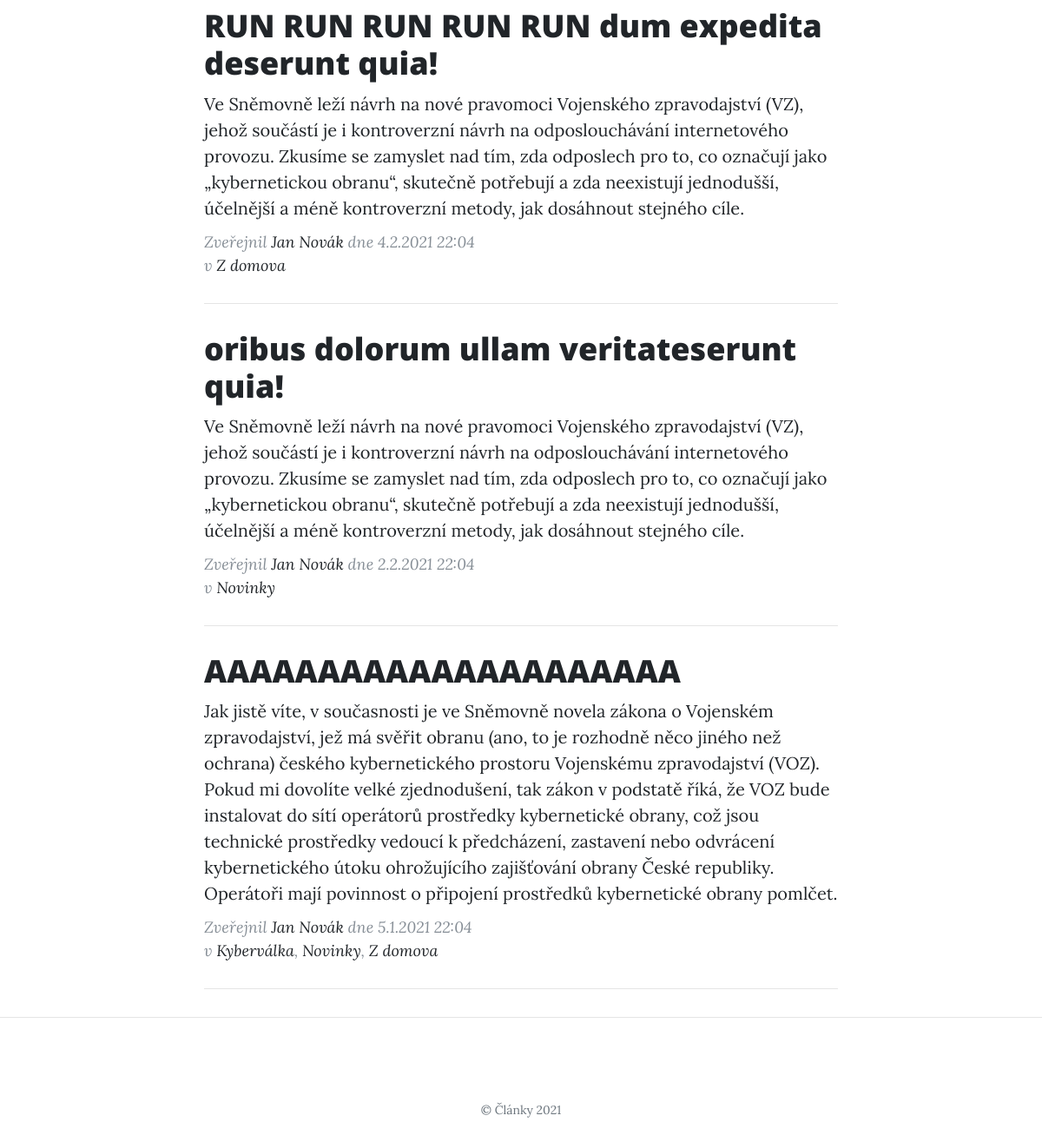
Before: / (lower part) with the older database file.
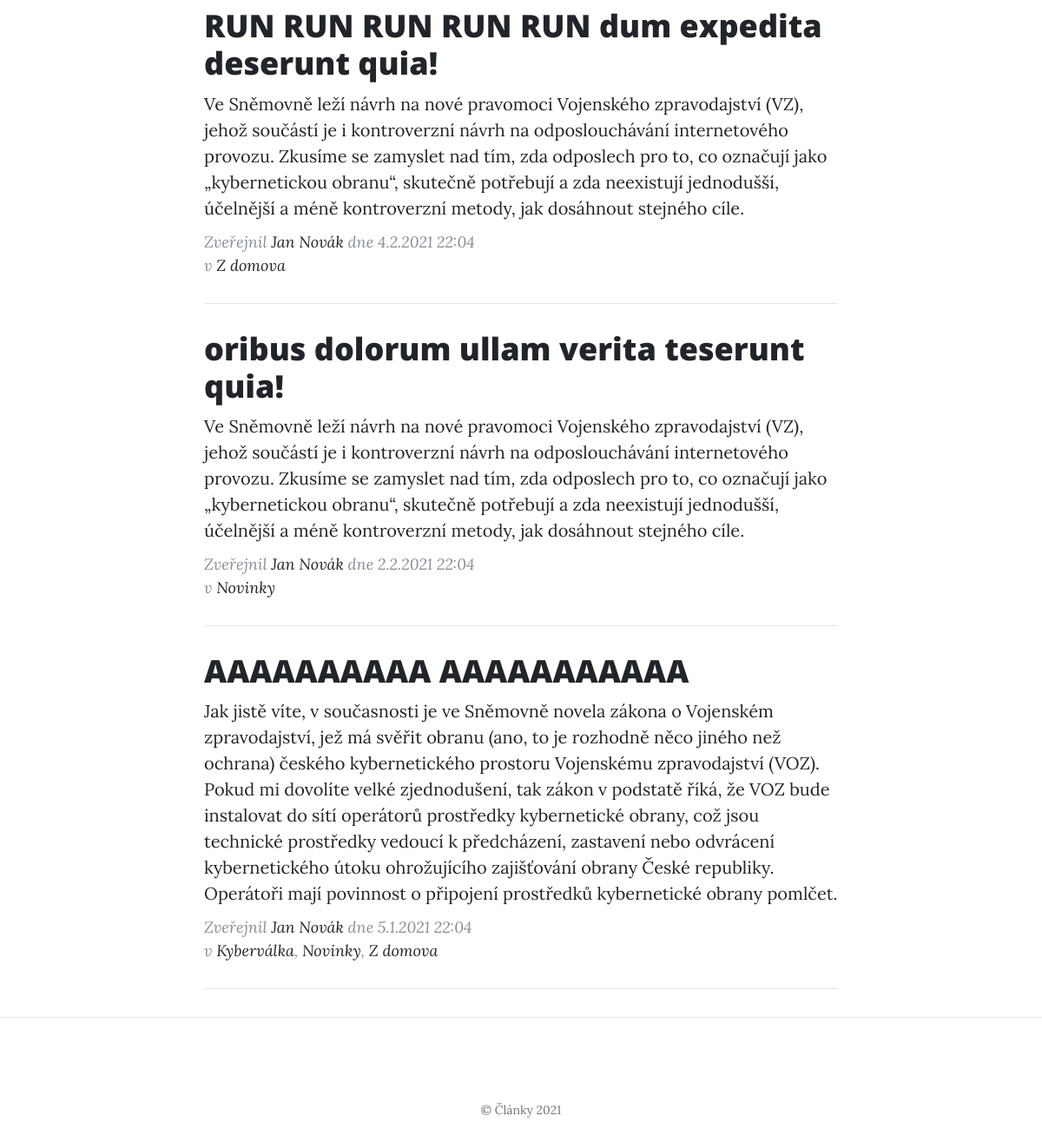
After: the same page with the newer database file.
### tables this page shows
CREATE TABLE `article` (
  `id` int(10) UNSIGNED NOT NULL,
  `user_id` int(10) UNSIGNED DEFAULT NULL,
  `title` varchar(150) NOT NULL,
  `perex` text NOT NULL,
  `text` text NOT NULL,
  `created_at` datetime NOT NULL DEFAULT current_timestamp(),
  `published` tinyint(1) NOT NULL DEFAULT 0
);

CREATE TABLE `user` (
  `id` int(10) UNSIGNED NOT NULL,
  `email` varchar(50) NOT NULL,
  `password` varchar(64) NOT NULL,
  `name` varchar(30) NOT NULL
);

### php/Application.php (called while the page is built, shortened)
<?php
class Application
{
    public static function loadModel($className)
    {
        $filename = "./php/model/" . $className . ".php";
    }
}

### php/model/Database.php (called while the page is built, shortened)
<?php
class Database
{
    private $conn;
    public function __construct()
    {
        $this->conn = new PDO(sprintf("mysql:host=%s;dbname=%s", self::HOST, self::DBNAME), self::USER, self::PASS, [
            PDO::ATTR_ERRMODE => PDO::ERRMODE_EXCEPTION
        ]);
        $this->conn->query("set names utf8");
    }
    public function select($sql, $params = [])
    {
        $stmt = $this->execute($sql, $params);
        return $stmt->fetchAll();
    }
    private function execute($sql, $params = [])
    {
        $stmt = $this->conn->prepare($sql);
        $stmt->execute($params);
        return $stmt;
    }
}

### index.php (called while the page is built, shortened)
<?php
require_once "./php/Application.php";
$db = new Database();
$ar = new ArticleRepository($db);
$articles = $ar->getArticlesLast5();
include "./php/templates/article_list.php";

### php/model/BaseRepository.php (called while the page is built, shortened)
<?php
abstract class BaseRepository
{
    public function __construct(Database $db)
    {
        $this->db = $db;
    }
}

### php/model/ArticleRepository.php (called while the page is built, shortened)
<?php
class ArticleRepository extends BaseRepository
{
    public function getArticlesLast5()
    {
        $sql = "
            select
                article.*,
                user.name as user_name
            from article
                left join user on article.user_id = user.id
            where published = 1
            order by created_at desc
            limit 5
        ";
        $articles = $this->db->select($sql);
        return $this->addCategories($articles);
    }
    private function addCategories($articles)
    {
        $cr = new CategoryRepository($this->db);
        foreach ($articles as $key => $article) {
            $articles[$key]["categories"] = $cr->getCategoriesArticle($article["id"]);
        }
        return $articles;
    }
}

### php/model/CategoryRepository.php (called while the page is built, shortened)
<?php
class CategoryRepository extends BaseRepository
{
    public function getCategoriesArticle($article_id)
    {
        $sql = "
            select
                category.*
            from category
                inner join article_category on article_category.category_id = category.id
            where article_category.article_id = :article_id
        ";
        $params = [
            ":article_id" => $article_id
        ];
        $categories = $this->db->select($sql, $params);
        return $categories;
    }
}

### php/templates/article_list.php (called while the page is built)
<?php
include "./php/partials/document_start.php";
include "./php/partials/article_list.php";
include "./php/partials/document_end.php";

### php/partials/article_meta.php (the view)
<p class="article-meta">Zveřejnil
  <a href="<?= "user.php?id=" . $article["user_id"] ?>"><?= $article["user_name"] ?></a>
  dne <?= date_format(date_create($article["created_at"]), "j.n.Y G:i") ?>
  <br>
  <?php
  if (count($article["categories"]) !== 0) {
    $category_anchors = $article["categories"];
    array_walk($category_anchors, function (&$category) {
      $category = '<a href="category.php?id=' . $category["id"] . '">' . $category["name"] . "</a>";
    });
    echo "v " . join(", ", $category_anchors);
  }
  ?>
</p>

### php/partials/article_list.php
<?php
foreach ($articles as $article) {
  if ($article["published"] == 1) {
    include "./php/partials/article_preview.php";
  }
}

### php/partials/article_preview.php
<div class="article-preview">
  <a href="<?= "article.php?id=" . $article["id"] ?>">
    <h2 class="article-title">
      <?= $article["title"] ?>
    </h2>
    <p class="article-subtitle">
      <?= $article["perex"] ?>
    </p>
  </a>
  <?php include "./php/partials/article_meta.php"; ?>
</div>
<hr>

Changed rows visible on the page:
changed article: title "oribus dolorum ullam veritateserunt quia!" → "oribus dolorum ullam verita teserunt quia!"
changed article: title "AAAAAAAAAAAAAAAAAAAAA" → "AAAAAAAAAA AAAAAAAAAAA"
